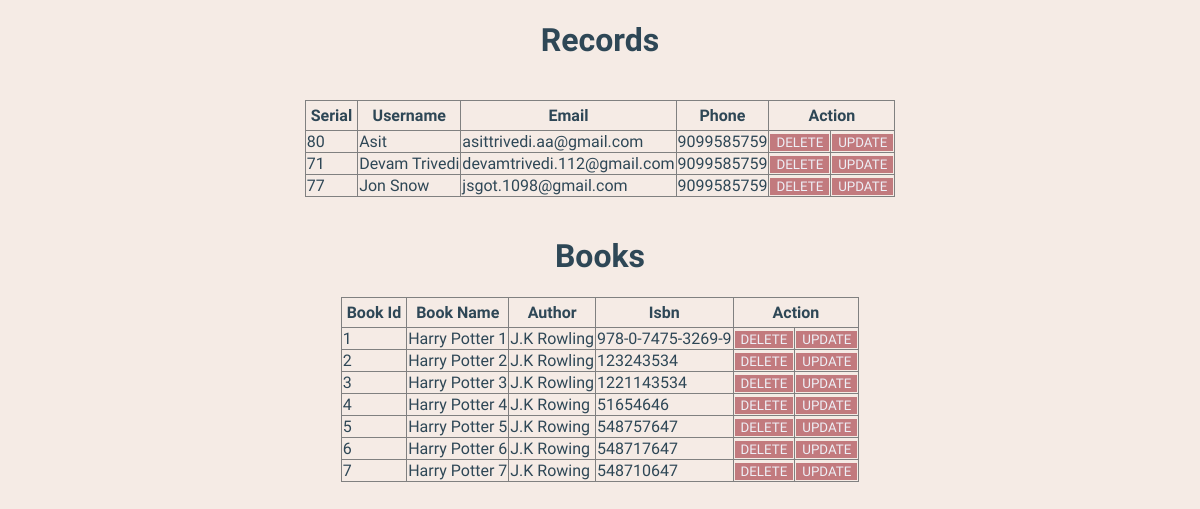
Screenshot of /Codes/DisplayTable.php with the database file from the repository.
### tables this page shows
CREATE TABLE `records` (
  `Serial` int(11) NOT NULL,
  `Username` varchar(220) NOT NULL,
  `Email` varchar(220) NOT NULL,
  `Phone` varchar(10) NOT NULL,
  `Password` varchar(220) NOT NULL,
  `cfm_user` int(6) NOT NULL
);

CREATE TABLE `book` (
  `book_id` int(100) NOT NULL,
  `name` varchar(1000) NOT NULL,
  `author` varchar(1000) NOT NULL,
  `isbn_no` text NOT NULL
);

### Codes/DisplayTable.php (the view, shortened to what this page needs)
<!DOCTYPE html>
<html>
<head>
</head>
<body>
    <center>
        <div class="container">
<h1>Records</h1>
<table border="1">
<tr>
<th>Serial</th>
<th>Username</th>
<th>Email</th>
<th>Phone</th>
<th colspan="2">Action</th>
</tr>
</div>
<br>
<?php
    $servername = 'localhost';
    $username = 'root';
    $password = '';
    $db_name = 'chapterthreads';
    $conn = mysqli_connect($servername, $username, $password, $db_name);
        ?>
        <?php
$sql = "SELECT * FROM `records`";
$result = mysqli_query($conn, $sql);
if (mysqli_num_rows($result) > 0) {
while($row = mysqli_fetch_assoc($result)) {
echo "<tr>";
echo "<td>" . $row["Serial"] . "</td>";
echo "<td>" . $row["Username"] . "</td>";
echo "<td>" . $row["Email"] . "</td>";
echo "<td>" . $row["Phone"] . "</td>";
echo "<td>";
echo "<form method='post' action='delete.php'>";
echo "<input type='submit' name='delete' value='Delete'>";
echo "</form>";
echo "</td>";
echo "<td>";
echo "<form method='post' action='update.php'>";
echo "<input type='submit' name='update' value='Update'>";
echo "</form>";
echo "</td>";
echo "</tr>";
}
} else {
echo "<tr><td colspan='4'>No Records Found</td></tr>";
}
?>
</center>
<br>
<center>
    <div class="container2">
<h1>Books</h1>
<table border="1">
<tr>
<th>Book Id</th>
<th>Book Name</th>
<th>Author</th>
<th>Isbn</th>
<th colspan="2">Action</th>
</tr>
</div>
<?php
$sql1 = "SELECT * FROM `book`";
$result1 = mysqli_query($conn,$sql1);
if(mysqli_num_rows($result1) > 0){
    while($row1 = mysqli_fetch_assoc($result1)){
        echo "<tr>";
        echo "<td>" . $row1['book_id']. "</td>";
        echo "<td>" . $row1['name']. "</td>";
        echo "<td>" . $row1['author']. "</td>";
        echo "<td>" . $row1['isbn_no']. "</td>";
        echo "<td>";
        echo "<form method='post' action='delete.php'>";
        echo "<input type='submit' name='delete' value='Delete'>";
        echo "</form>";
        echo "</td>";
        echo "<td>";
        echo "<form method='post' action='update.php'>";
        echo "<input type='submit' name='update' value='Update'>";
        echo "</form>";
        echo "</td>";
        echo "</tr>";
    }
}
else {
    echo "<tr><td colspan='4'>No Records Found</td></tr>";
    }
?>
</body>
</html>

### Codes/DisplayTable.php (style rules this page uses)
:root { --chinese-violet_30: hsla(304, 14%, 46%, 0.3); --chinese-violet: hsl(304, 14%, 46%); --sonic-silver: hsl(208, 7%, 46%); --old-rose_30: hsla(357, 37%, 62%, 0.3); --ghost-white: hsl(233, 33%, 95%); --light-pink: hsl(357, 93%, 84%); --light-gray: hsl(0, 0%, 80%); --old-rose: hsl(357, 37%, 62%); --seashell: hsl(20, 43%, 93%); --charcoal: hsl(203, 30%, 26%); --white: hsl(0, 0%, 100%); --ff-philosopher: 'Philosopher', sans-serif; --ff-poppins: 'Poppins', sans-serif; --fs-1: 4rem; --fs-2: 3.2rem; --fs-3: 2.7rem; --fs-4: 2.4rem; --fs-5: 2.2rem; --fs-6: 2rem; --fs-7: 1.8rem; --fw-500: 500; --fw-700: 700; --section-padding: 80px; --shadow-1: 4px 6px 10px hsla(231, 94%, 7%, 0.06); --shadow-2: 2px 0 15px 5px hsla(231, 94%, 7%, 0.06); --shadow-3: 3px 3px var(--chinese-violet); --shadow-4: 5px 5px var(--chinese-violet); --radius-5: 5px; --radius-10: 10px; --polygon: polygon(100% 29%,100% 100%,19% 99%,0 56%); --transition-1: 0.25s ease; --transition-2: 0.5s ease; --cubic-out: cubic-bezier(0.33, 0.85, 0.4, 0.96); }
html { font-family: var(--ff-philosopher); }
.container table { border-collapse: collapse; padding: 5px; }
.container tr { padding: 5px; }
.container th { padding: 5px; }
body { background-color: var(--seashell); color: var(--charcoal); }
input[type="submit"] { border: none; background-color: var(--old-rose); color: var(--ghost-white); text-transform: uppercase; cursor: pointer; font-family: var(--ff-philosopher); }
.container2 table { border-collapse: collapse; padding: 5px; }
.container2 tr { padding: 5px; }
.container2 th { padding: 5px; }

### rows the page displays
records: Serial "80", Username "Asit", Email "asittrivedi.aa@gmail.com", Phone "9099585759"
records: Serial "71", Username "Devam Trivedi", Email "devamtrivedi.112@gmail.com", Phone "9099585759"
records: Serial "77", Username "Jon Snow", Email "jsgot.1098@gmail.com", Phone "9099585759"
book: book_id "1", name "Harry Potter 1", author "J.K Rowling", isbn_no "978-0-7475-3269-9"
book: book_id "2", name "Harry Potter 2", author "J.K Rowling", isbn_no "123243534"
book: book_id "3", name "Harry Potter 3", author "J.K Rowling", isbn_no "1221143534"
book: book_id "4", name "Harry Potter 4", author "J.K Rowing", isbn_no "51654646"
book: book_id "5", name "Harry Potter 5", author "J.K Rowing", isbn_no "548757647"
book: book_id "6", name "Harry Potter 6", author "J.K Rowing", isbn_no "548717647"
book: book_id "7", name "Harry Potter 7", author "J.K Rowing", isbn_no "548710647"
